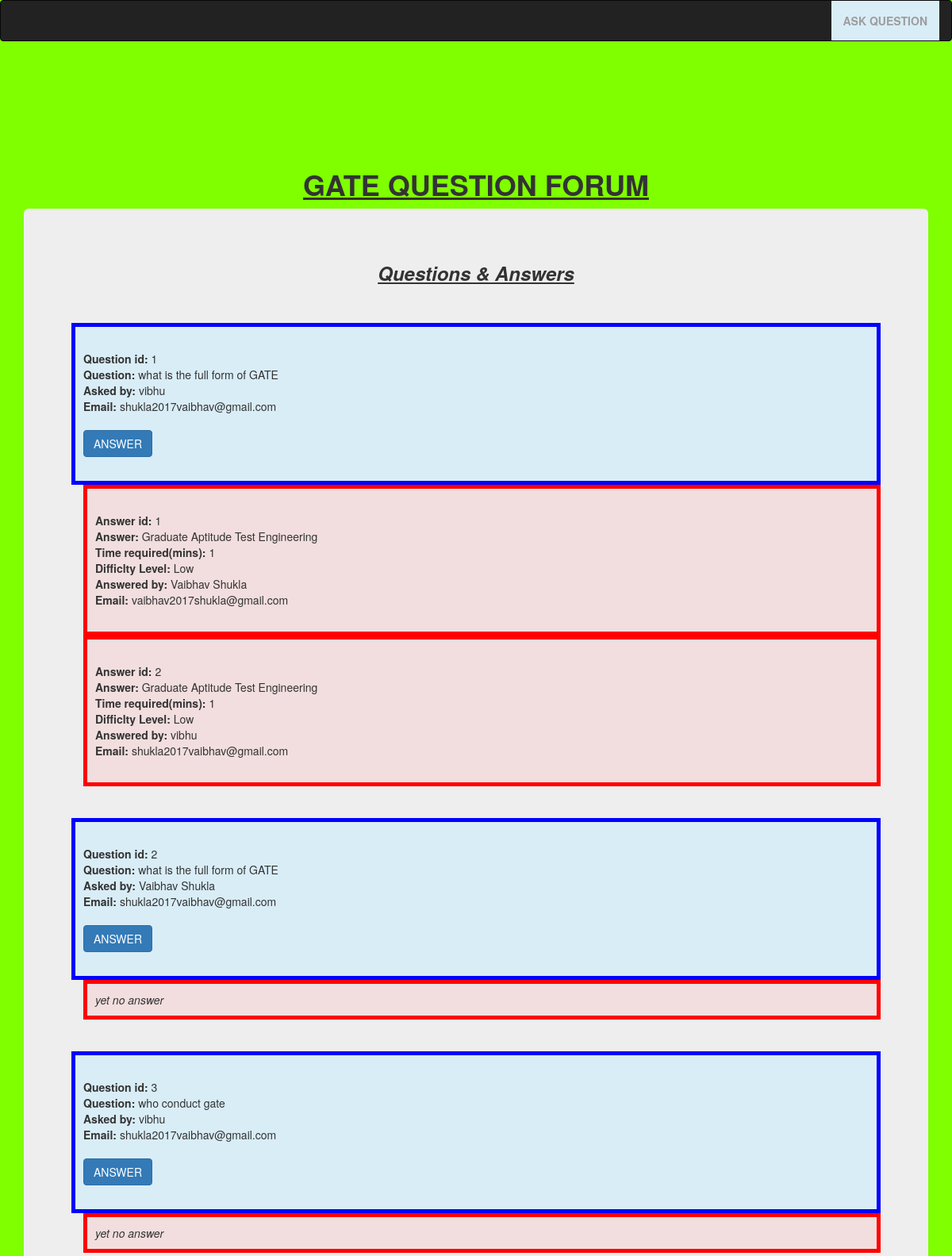
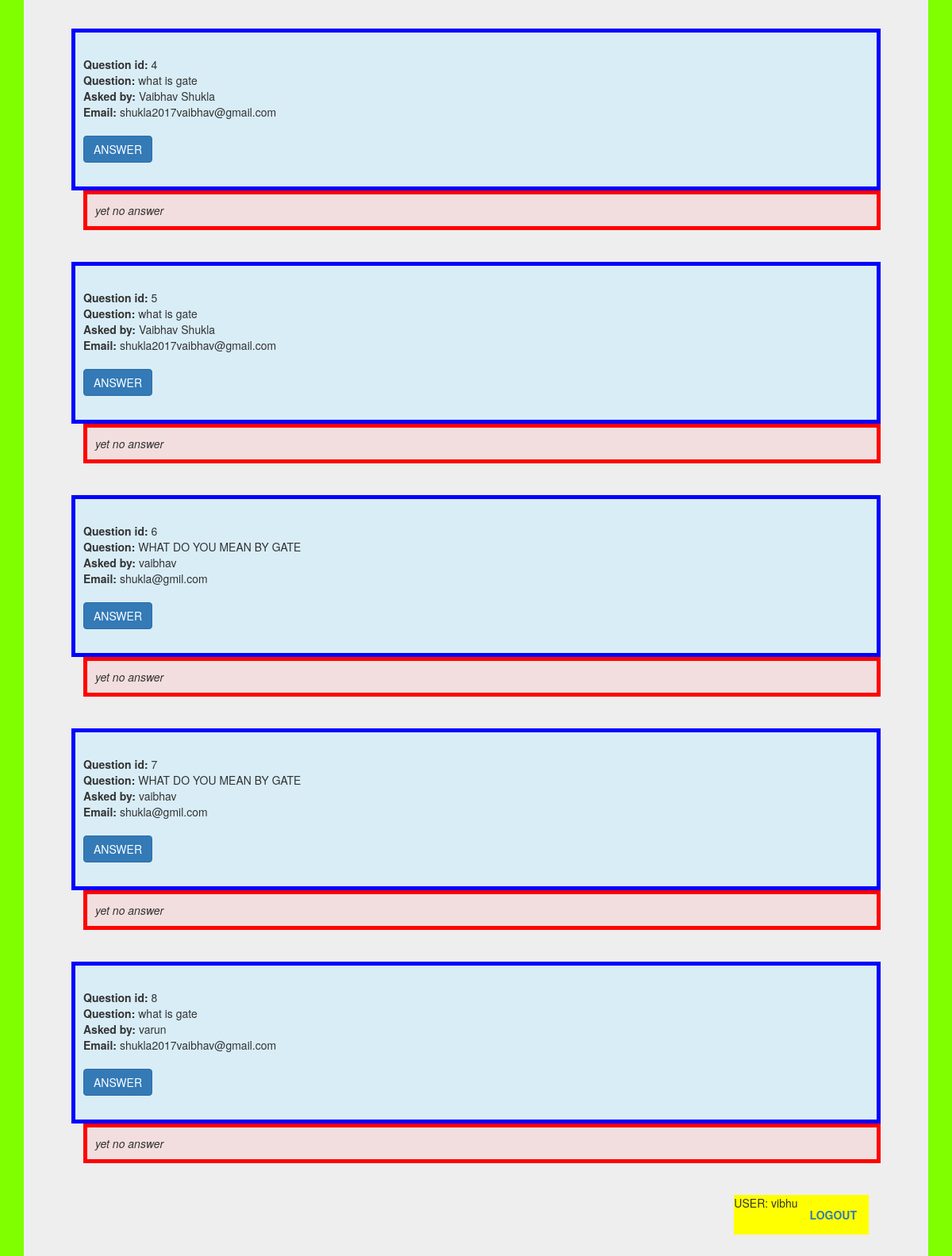
The page /home.php (signed in) on the database its author committed (2 pictures, top to bottom).
### tables this page shows
CREATE TABLE `questionaddition` (
  `id` int(50) NOT NULL,
  `que` varchar(500) NOT NULL,
  `name` text NOT NULL,
  `email` varchar(50) NOT NULL
);

CREATE TABLE `answers` (
  `id` int(10) NOT NULL,
  `qid` int(10) NOT NULL,
  `answer` varchar(1000) NOT NULL,
  `timerq` int(10) NOT NULL,
  `diff` text NOT NULL,
  `name` varchar(50) NOT NULL,
  `email` varchar(50) NOT NULL
);

### home.php (the view, shortened to what this page needs)
<!DOCTYPE html>
<html>
<head>
    <link rel="stylesheet" href="https://maxcdn.bootstrapcdn.com/bootstrap/3.4.1/css/bootstrap.min.css">
</head>
<body style="background-color: #7FFF00">
	<nav class="navbar navbar-inverse" >
        <div class="container-fluid">
            <ul class="nav navbar-nav bg-info" style="float:right">
                <li><a href="question.php"><b>ASK QUESTION</b></a></li>
            </ul>
        </div>
    </nav>
     <br><br><br><br><br><br>
        <div class="container">
            <h1  style="text-align: center"> <b><u>GATE QUESTION FORUM</u></b></h1>
            <div class="jumbotron">
                <h3 style="text-align: center"><b><i><u>Questions & Answers</u></i></b></h3>
                <?php
$servername = "localhost";
$username = "root";
$password = "";
$dbname = "Gatelogin";
$conn = new mysqli($servername, $username, $password, $dbname);
$sql = "SELECT id, que, name, email FROM questionaddition";
$result = $conn->query($sql);
if ($result->num_rows > 0)
        while($row = $result->fetch_assoc()) :?>
                <br><br>
        <div class="bg-info" style="border: 5px solid blue; padding: 10px;">
            <form method="post" action="answer.php">
                <br><b> Question id:</b> <?php echo $row["id"]; ?>
                <br><b> Question:</b> <?php echo $row["que"]; ?>
                <br><b> Asked by:</b> <?php echo $row["name"]; ?>
                <br><b> Email:</b> <?php echo $row["email"]; ?>   <br>
                <input type="hidden" name="id" value="<?php echo $row['id']; ?>"/><br>
                <button type="submit" class="btn btn-primary btn-small" >ANSWER</button><br><br>
            </form>
        </div>
        <?php
        $queid = $row["id"];
        $ql = "SELECT * FROM answers WHERE qid = '$queid'";
$resul = $conn->query($ql);
if ($resul->num_rows > 0) {
    while($ro = $resul->fetch_assoc()) {
        echo "<div class=\"bg-danger tabcontent\" style=\"border: 5px solid red; padding: 10px; margin-left: 15px;\">";
        echo "<form>";
        echo "<br><b> Answer id:</b> ". $ro["id"] . "<br><b> Answer:</b> ". $ro["answer"] . "<br><b> Time required(mins):</b> " . $ro ["timerq"] . "<br><b> Difficlty Level:</b> ". $ro["diff"] ."<br><b> Answered by:</b> " . $ro["name"] . "<br><b> Email:</b> " . $ro["email"] ."<br>" ;
        echo "<br></form></div>";
    }
} else {
    echo "<div class=\"bg-danger tabcontent\" style=\"border: 5px solid red; padding: 10px; margin-left: 15px;\"><i>yet no answer</i></div>";
}
endwhile;
     ?><br><br>
        <div class="container-fluid">
            <ul class="nav navbar-nav " style="float:right; background: yellow;">
                <li>USER: <?php echo $_SESSION['username']; ?></li>
                <li><a href="logout.php"><b>LOGOUT</b></a></li>
            </ul>
        </div>
        </div>
    </div>
</body>
</html>

### rows shown on the page
questionaddition: id "1", que "what is the full form of GATE", name "vibhu", email "shukla2017vaibhav@gmail.com"
answers: id "1", answer "Graduate Aptitude Test Engineering", timerq "1", diff "Low", name "Vaibhav Shukla", email "vaibhav2017shukla@gmail.com"
answers: id "2", answer "Graduate Aptitude Test Engineering", timerq "1", diff "Low", name "vibhu", email "shukla2017vaibhav@gmail.com"
questionaddition: id "2", que "what is the full form of GATE", name "Vaibhav Shukla", email "shukla2017vaibhav@gmail.com", shows "yet no answer"
questionaddition: id "3", que "who conduct gate", name "vibhu", email "shukla2017vaibhav@gmail.com", shows "yet no answer"
questionaddition: id "4", que "what is gate", name "Vaibhav Shukla", email "shukla2017vaibhav@gmail.com", shows "yet no answer"
questionaddition: id "5", que "what is gate", name "Vaibhav Shukla", email "shukla2017vaibhav@gmail.com", shows "yet no answer"
questionaddition: id "6", que "WHAT DO YOU MEAN BY GATE", name "vaibhav", email "shukla@gmil.com", shows "yet no answer"
questionaddition: id "7", que "WHAT DO YOU MEAN BY GATE", name "vaibhav", email "shukla@gmil.com", shows "yet no answer"
questionaddition: id "8", que "what is gate", name "varun", email "shukla2017vaibhav@gmail.com", shows "yet no answer"

### other values the page prints
$_SESSION['username'] "vibhu"
